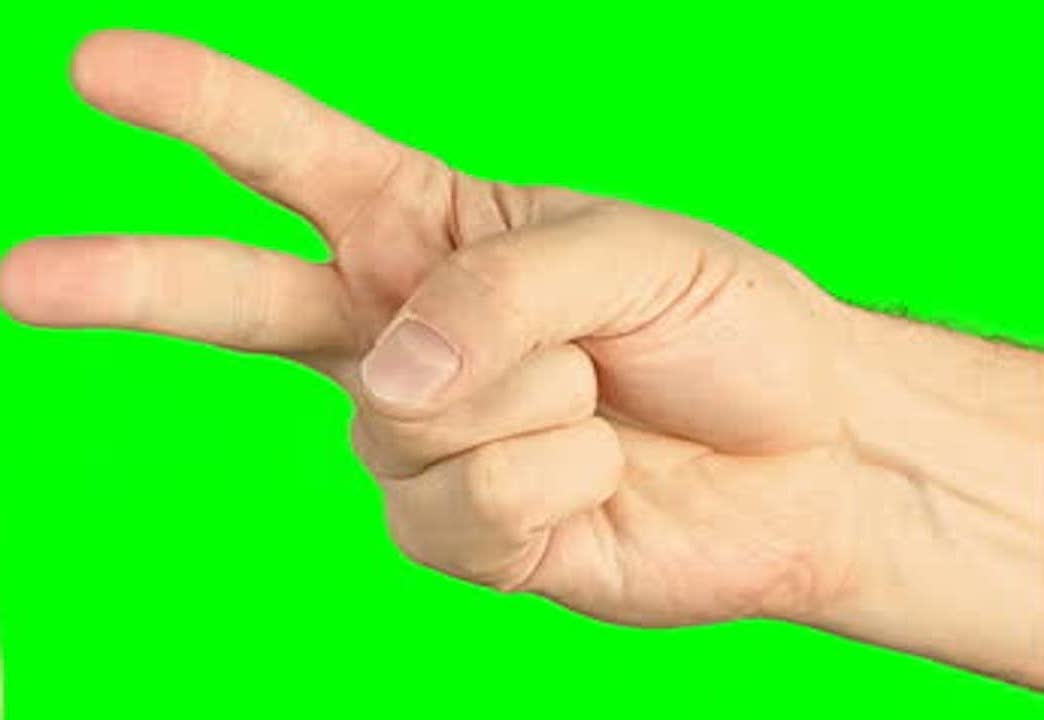
#> input picture PA2/scissors_test3.jpg, 1044 x 720 px
$ jupyter execute Testing.ipynb
#> lines starting #> are read from the running program, lines starting #| are printed output that depends on the picture; after the words box and inside, x2 and y2 are one past the last pixel; in counts of white or black regions, pixels touching at a corner belong together
# Testing for various functions for template matching

[cell 1]
import cv2
import numpy as np
from matplotlib import pyplot as plt

def feature_detect(img, template):
    #img = cv2.imread(image,0)
#> called with template = 'rock_template.jpg'
    temp = cv2.imread(template,0)
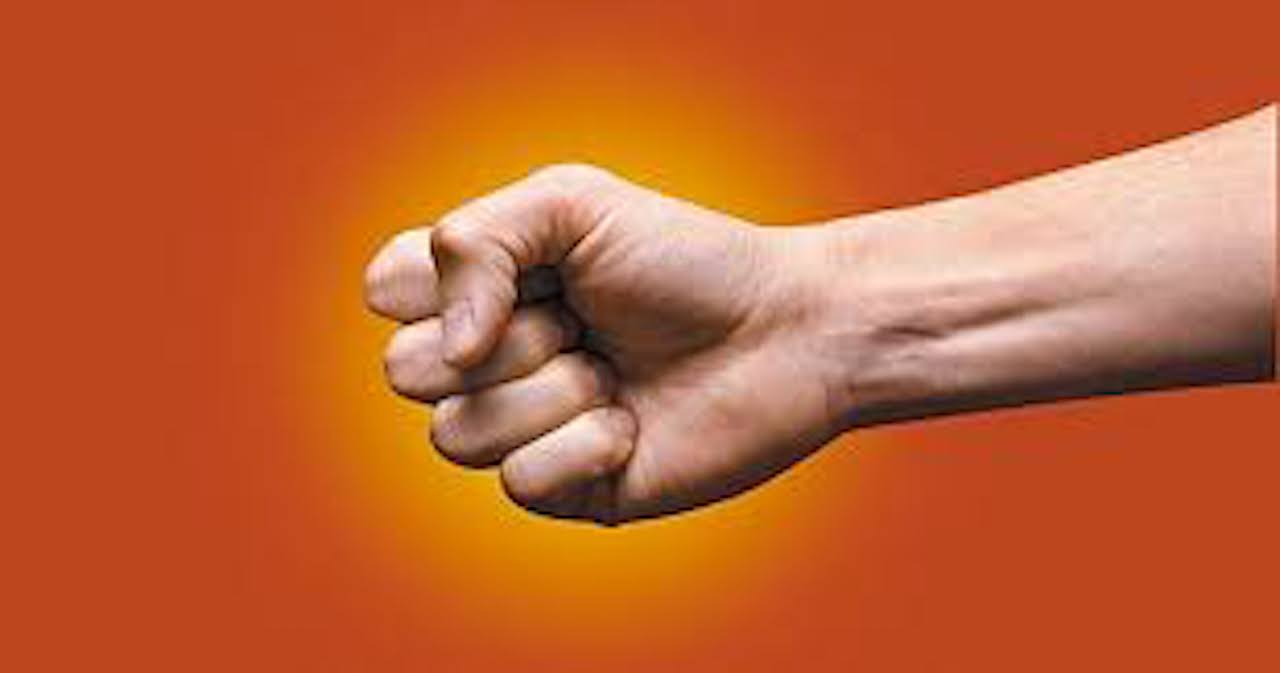
#> input picture PA2/rock_template.jpg, 1280 x 673 px
#> temp: shape (673, 1280); min 0, max 252, mean 119.7
    orb = cv2.ORB_create()

    ikp, des1 = orb.detectAndCompute(img,None)
#> ikp = 191 keypoints; strongest (x, y, size): (597, 411, 77.1), (595, 413, 64.3), (597, 412, 92.6), (595, 412, 111.1)
    tkp, des2 = orb.detectAndCompute(temp,None)
#> tkp = 500 keypoints; strongest (x, y, size): (434, 247, 111.1), (496, 463, 92.6), (433, 404, 64.3), (433, 403, 77.1)

    bf = cv2.BFMatcher(cv2.NORM_HAMMING, crossCheck=True)
    matches = bf.match(des1,des2)
#> matches = 58 matches
    avg_distance = 0
    for i in range(len(matches)):
        avg_distance += matches[i].distance
#> this loop made 58 passes
#> avg_distance on passes 1 to 12: 60, 112, 165, 202, 269, 347, 375, 423, 448, 492, 547, 584
#> after the loop, avg_distance = 2957
    avg_distance /= len(matches)
#> avg_distance = 50.98
    return avg_distance

def play_rps(img, mode):
    image = cv2.imread(img,0)
    rock = feature_detect(image, 'rock_template.jpg')
#> rock = 50.98
    paper = feature_detect(image, 'paper_template.jpg')
#> call 2 of feature_detect, with template = 'paper_template.jpg'
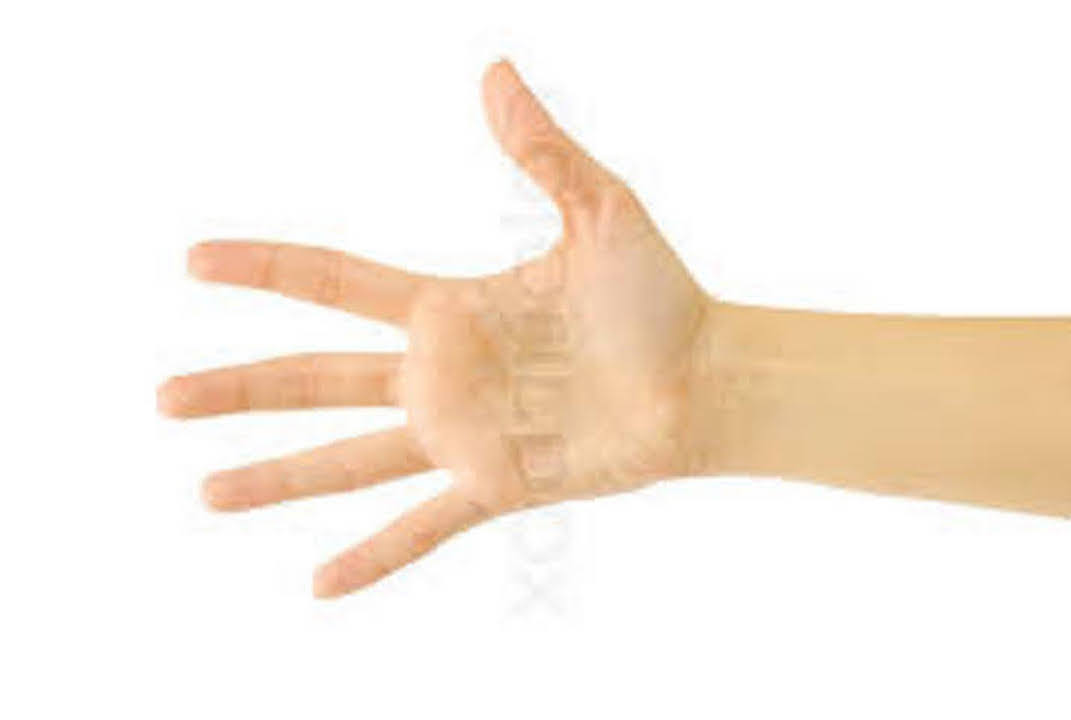
#> input picture PA2/paper_template.jpg, 1071 x 720 px
#> in feature_detect (call 2), `tkp, des2 = orb.detectAndCompute(temp,None)`: tkp = 15 keypoints; strongest (x, y, size): (427, 463, 92.6), (429, 464, 64.3), (322, 595, 111.1), (322, 594, 92.6)
#> in feature_detect (call 2), `matches = bf.match(des1,des2)`: matches = 9 matches
#> the loop in feature_detect (call 2), `for i in range(len(matches)):` made 9 passes
#> avg_distance on passes 1 to 9: 47, 103, 154, 211, 267, 323, 370, 420, 468
#> after the loop in feature_detect (call 2), `for i in range(len(matches)):`: avg_distance = 468
#> in feature_detect (call 2), `avg_distance /= len(matches)`: avg_distance = 52
#> paper = 52
    scissors = feature_detect(image, 'scissors_template.jpg')
#> call 3 of feature_detect, with template = 'scissors_template.jpg'
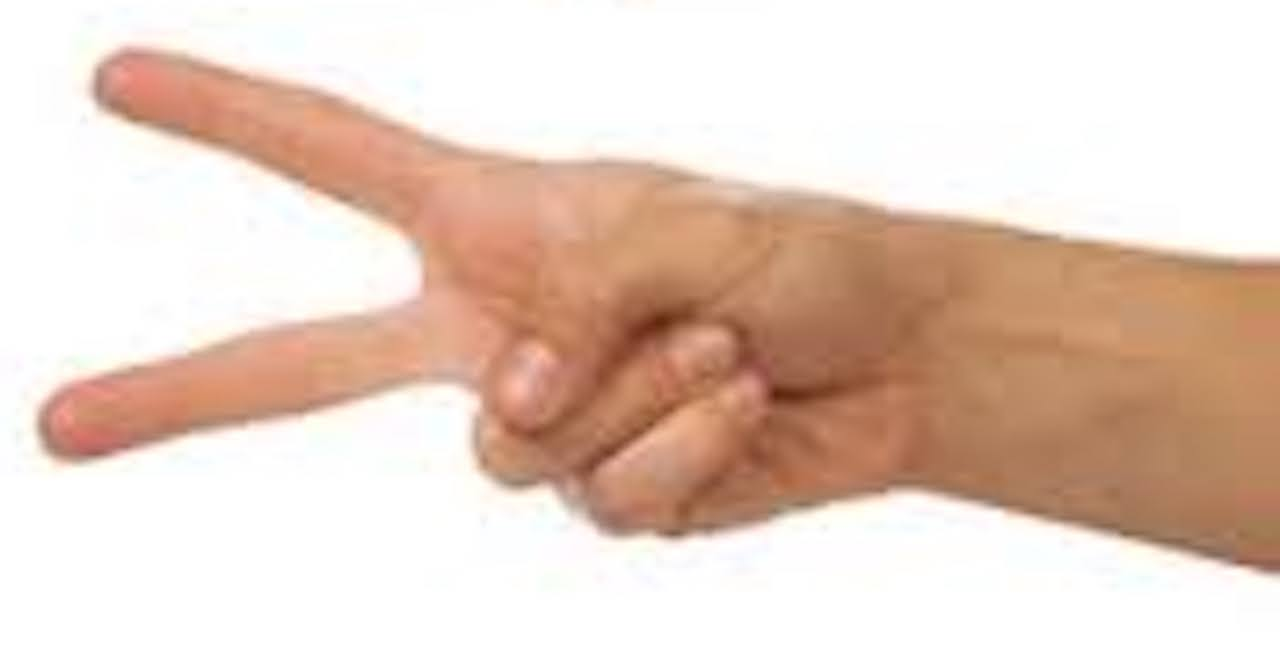
#> input picture PA2/scissors_template.jpg, 1280 x 655 px
#> in feature_detect (call 3), `tkp, des2 = orb.detectAndCompute(temp,None)`: tkp = 22 keypoints; strongest (x, y, size): (545, 491, 111.1), (546, 487, 92.6), (473, 401, 111.1), (774, 394, 111.1)
#> in feature_detect (call 3), `matches = bf.match(des1,des2)`: matches = 11 matches
#> the loop in feature_detect (call 3), `for i in range(len(matches)):` made 11 passes
#> avg_distance on passes 1 to 11: 57, 103, 175, 227, 281, 325, 388, 454, 534, 591, 639
#> after the loop in feature_detect (call 3), `for i in range(len(matches)):`: avg_distance = 639
#> in feature_detect (call 3), `avg_distance /= len(matches)`: avg_distance = 58.09
#> scissors = 58.09
    rps = [rock,paper,scissors]
#> rps = [50.98, 52, 58.09]
    if mode == 'win':
        if min(rps) == rock:
            print('Paper!')
            return
        elif min(rps) == paper:
            print('Scissors!')
            return
        else:
            print('Rock!')
            return
    elif mode == 'draw':
        if min(rps) == rock:
            print('Rock!')
            return
        elif min(rps) == paper:
            print('Paper!')
            return
        else:
            print('Scissors!')
            return
    else:
        if min(rps) == rock:
            print('Scissors!')
            return
        elif min(rps) == paper:
            print('Rock!')
            return
        else:
            print('Paper!')
            return

def make_template_white():
    rock = cv2.imread("rock_template.jpg",0)
    paper = cv2.imread("paper_template.jpg",0)
    scissors = cv2.imread("scissors_template.jpg",0)
    ret,thresh1 = cv2.threshold(rock,155,255,cv2.THRESH_BINARY)
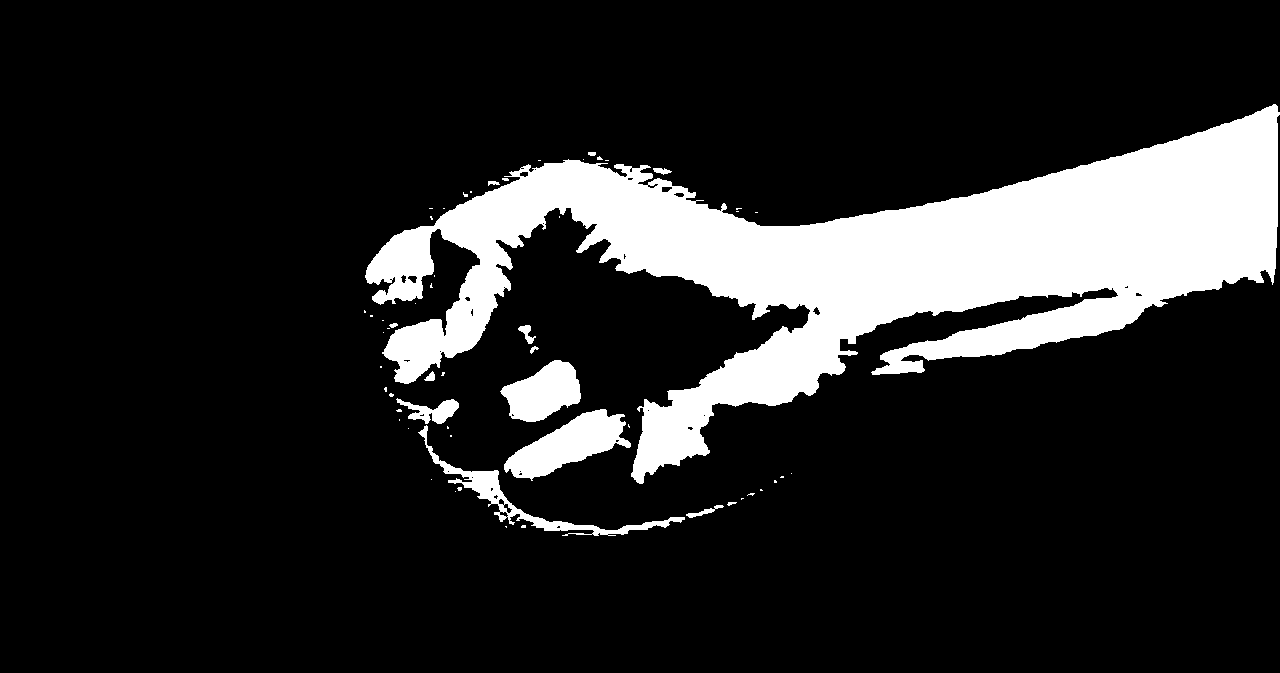
#> thresh1: shape (673, 1280); 15.1% white; 57 white regions (43 under 20 px), largest, box (x1, y1, x2, y2) and area: (365, 104, 1280, 484) 118654, (504, 409, 631, 481) 4304, (500, 360, 581, 422) 3161
    ret,thresh2 = cv2.threshold(paper,250,255,cv2.THRESH_BINARY_INV)
#> thresh2: shape (720, 1071); 28.1% white; 95 white regions (63 under 20 px), largest, box (x1, y1, x2, y2) and area: (154, 52, 1071, 616) 214768, (220, 435, 248, 444) 142, (192, 524, 220, 531) 94
    ret,thresh3 = cv2.threshold(scissors,250,255,cv2.THRESH_BINARY_INV)
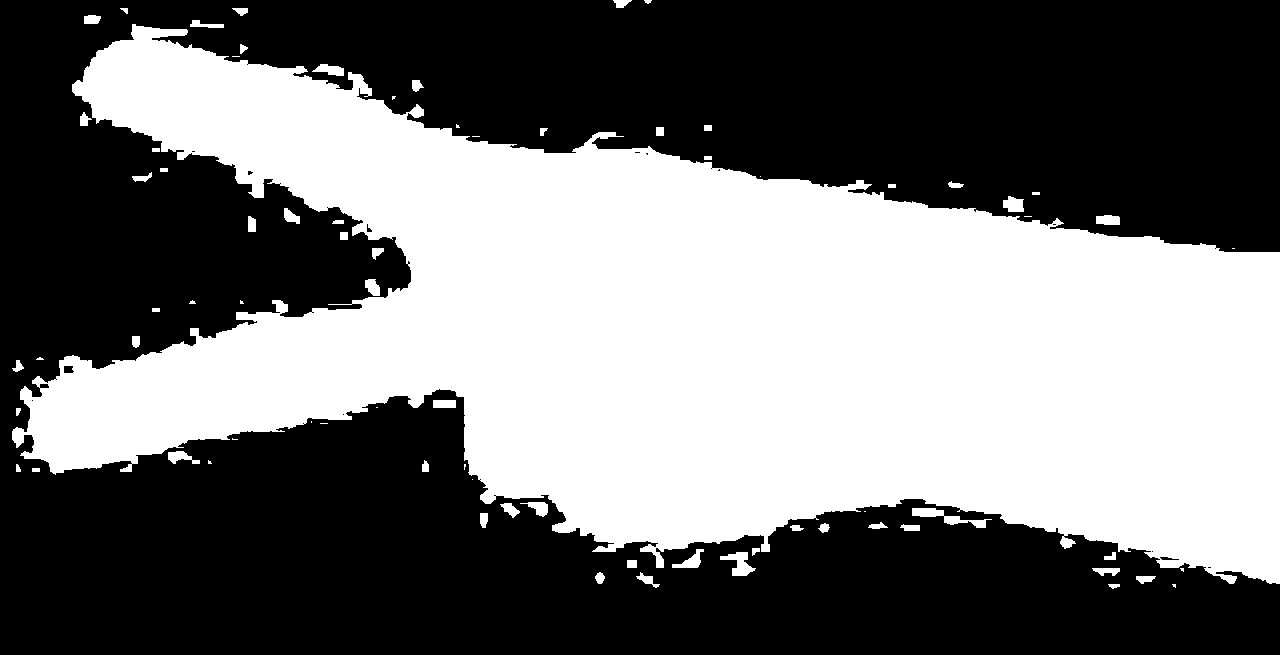
#> thresh3: shape (655, 1280); 44.7% white; 76 white regions (20 under 20 px), largest, box (x1, y1, x2, y2) and area: (12, 24, 1280, 584) 368440, (912, 508, 992, 528) 524, (720, 552, 756, 576) 418
    titles = ['rock','paper','scissors']
    images = [thresh1,thresh2,thresh3]
    for i in range(3):
        plt.subplot(2,3,i+1),plt.imshow(images[i],'gray')
        plt.title(titles[i])

    plt.show()
    return [thresh1,thresh2,thresh3]
